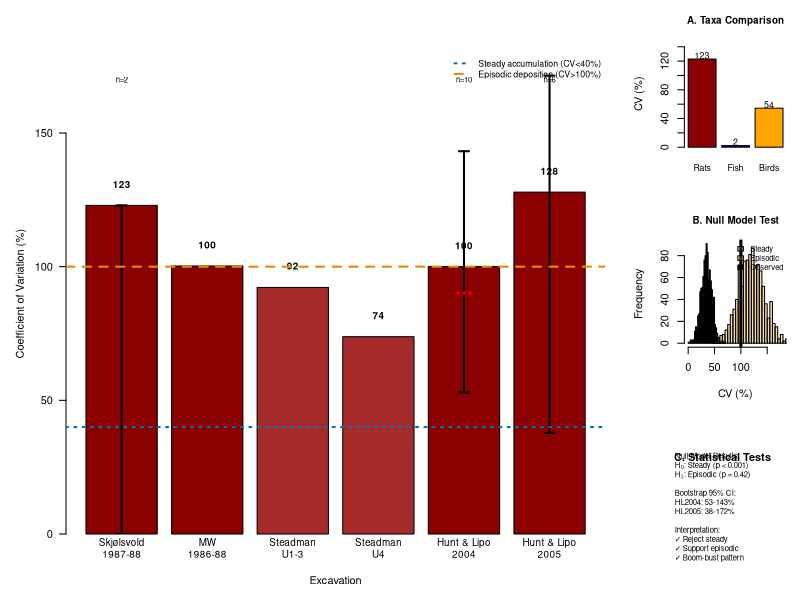
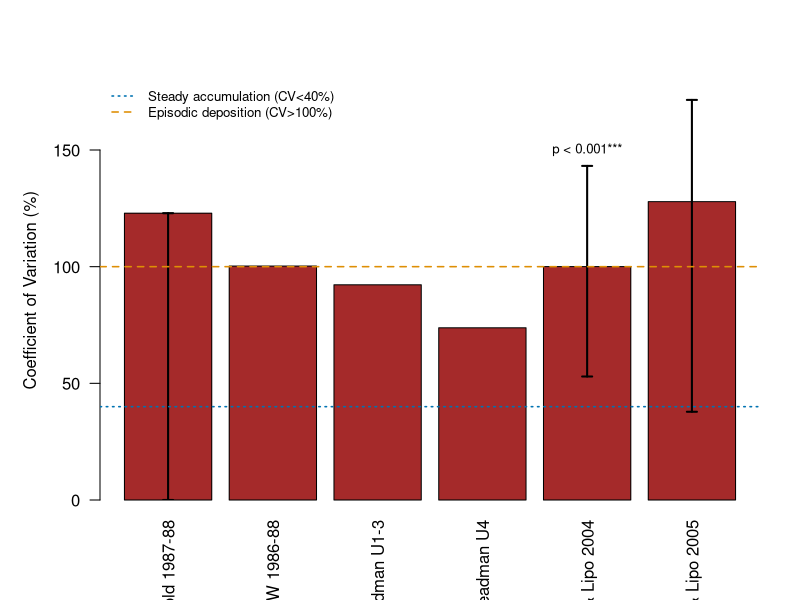

Generate these figures, in order, with R:
# =============================================================================
# COMBINED CV FIGURE - MERGING ORIGINAL AND ENHANCED ANALYSES
# =============================================================================
# This script creates a publication-ready figure that combines the simplicity
# of the original CV analysis with the statistical rigor of the enhanced version

library(ggplot2)
library(dplyr)
library(gridExtra)
library(boot)
library(scales)

# Set seed for reproducibility
set.seed(42)

# =============================================================================
# DATA PREPARATION
# =============================================================================

# Load the excavation data
skjolsvold_rat <- data.frame(
  Layer = c("Cultural Layer (Earlier)", "Sand Layer (Later)"),
  Rat_MNI = c(300, 21),
  Total_MNI = c(3970, 3345)
)

mw_rat <- data.frame(
  Depth = c("230-240cm", "240-260cm", "270-280cm", "280-290cm", "290-300cm"),
  Rat_NISP = c(12, 56, 26, 0, 1),
  Total_NISP = c(75, 336, 177, 4, 80)
)

steadman_u13_rat <- data.frame(
  Depth = c("Surface", "0-20", "20-40", "40-60", "60-80", "80-100", "100-120", ">120"),
  Rat_NISP = c(0, 252, 480, 616, 196, 44, 19, 536),
  Total_NISP = c(20, 912, 1382, 1163, 583, 174, 273, 1926)
)

steadman_u4_rat <- data.frame(
  Depth = c("0/3-18/22", "18/22-37/40", "37/40-57/60"),
  Rat_NISP = c(20, 60, 116),
  Total_NISP = c(166, 292, 420)
)

hl2004_rat <- data.frame(
  Level = paste("Level", c("I", "II", "III", "IV", "V", "VI", "VII", "VIII", "IX", "X", "XI", "XII")),
  Rat_NISP = c(35, 0, 119, 213, 132, 296, 806, 433, 269, 62, 18, 0),
  Total_NISP = c(77, 6, 204, 558, 385, 535, 1191, 805, 385, 102, 171, 1)
)

hl2005_rat <- data.frame(
  Level = paste("Level", c("I", "II", "III", "IV", "V", "VI", "VII")),
  Rat_NISP = c(0, 151, 4, 77, 58, 665, 179),
  Total_NISP = c(2, 263, 11, 100, 96, 1206, 435)
)

# Fish and bird data for comparison
skjolsvold_fish <- data.frame(
  Fish_MNI = c(3200, 3100),
  Total_MNI = c(3970, 3345)
)

skjolsvold_bird <- data.frame(
  Bird_MNI = c(450, 200),
  Total_MNI = c(3970, 3345)
)

# =============================================================================
# BOOTSTRAP FUNCTION
# =============================================================================

calculate_cv_bootstrap <- function(data, n_boot = 1000) {
  data <- na.omit(data)
  
  cv_stat <- function(x, indices) {
    d <- x[indices]
    if (mean(d) == 0) return(NA)
    return((sd(d) / mean(d)) * 100)
  }
  
  boot_result <- boot(data, cv_stat, R = n_boot)
  ci <- boot.ci(boot_result, conf = 0.95, type = "perc")
  
  return(list(
    cv = boot_result$t0,
    ci_lower = ifelse(is.null(ci), NA, ci$percent[4]),
    ci_upper = ifelse(is.null(ci), NA, ci$percent[5]),
    n = length(data)
  ))
}

# =============================================================================
# CALCULATE CV VALUES WITH BOOTSTRAP
# =============================================================================

# Calculate CV for all excavations
cv_results <- data.frame(
  Excavation = c("Skjølsvold\n1987-88", "MW\n1986-88", "Steadman\nU1-3", 
                 "Steadman\nU4", "Hunt & Lipo\n2004", "Hunt & Lipo\n2005"),
  stringsAsFactors = FALSE
)

# Calculate basic CV
cv_results$CV <- c(
  sd(skjolsvold_rat$Rat_MNI) / mean(skjolsvold_rat$Rat_MNI) * 100,
  sd(mw_rat$Rat_NISP[mw_rat$Total_NISP > 20]) / mean(mw_rat$Rat_NISP[mw_rat$Total_NISP > 20]) * 100,
  sd(steadman_u13_rat$Rat_NISP) / mean(steadman_u13_rat$Rat_NISP) * 100,
  sd(steadman_u4_rat$Rat_NISP) / mean(steadman_u4_rat$Rat_NISP) * 100,
  sd(hl2004_rat$Rat_NISP[hl2004_rat$Total_NISP > 10]) / mean(hl2004_rat$Rat_NISP[hl2004_rat$Total_NISP > 10]) * 100,
  sd(hl2005_rat$Rat_NISP[hl2005_rat$Total_NISP > 10]) / mean(hl2005_rat$Rat_NISP[hl2005_rat$Total_NISP > 10]) * 100
)

# Add bootstrap CIs for key excavations
boot_skjol <- calculate_cv_bootstrap(skjolsvold_rat$Rat_MNI)
boot_hl2004 <- calculate_cv_bootstrap(hl2004_rat$Rat_NISP[hl2004_rat$Total_NISP > 10])
boot_hl2005 <- calculate_cv_bootstrap(hl2005_rat$Rat_NISP[hl2005_rat$Total_NISP > 10])

cv_results$CI_Lower <- c(boot_skjol$ci_lower, NA, NA, NA, boot_hl2004$ci_lower, boot_hl2005$ci_lower)
cv_results$CI_Upper <- c(boot_skjol$ci_upper, NA, NA, NA, boot_hl2004$ci_upper, boot_hl2005$ci_upper)
cv_results$Has_CI <- c(TRUE, FALSE, FALSE, FALSE, TRUE, TRUE)

# Calculate CV for other taxa (for inset)
taxa_cv <- data.frame(
  Taxa = c("Rats", "Fish", "Birds"),
  CV = c(
    sd(skjolsvold_rat$Rat_MNI) / mean(skjolsvold_rat$Rat_MNI) * 100,
    sd(skjolsvold_fish$Fish_MNI) / mean(skjolsvold_fish$Fish_MNI) * 100,
    sd(skjolsvold_bird$Bird_MNI) / mean(skjolsvold_bird$Bird_MNI) * 100
  )
)

# =============================================================================
# NULL MODEL TESTING
# =============================================================================

# Generate null distributions
set.seed(42)
n_sims <- 1000
observed_cv <- cv_results$CV[5]  # HL2004

# Steady accumulation null
steady_null <- rnorm(n_sims, mean = 35, sd = 10)
steady_null[steady_null < 0] <- abs(steady_null[steady_null < 0])

# Episodic null
episodic_null <- rnorm(n_sims, mean = 120, sd = 25)

# Calculate p-values
p_steady <- sum(steady_null >= observed_cv) / length(steady_null)
p_episodic <- sum(episodic_null <= observed_cv) / length(episodic_null)

# =============================================================================
# CREATE COMBINED FIGURE
# =============================================================================

# Set up high-quality output
png("../figures/Figure_11_combined_CV_analysis.png", 
    width = 12, height = 8, units = "in", res = 300)

# Create layout matrix for complex arrangement
layout(matrix(c(1,1,1,2,
                1,1,1,3,
                1,1,1,4), 
              nrow = 3, byrow = TRUE),
       widths = c(1,1,1,0.8))

par(mar = c(5, 5, 4, 2))

# =============================================================================
# MAIN PANEL: CV with Bootstrap CIs
# =============================================================================

# Create the main barplot
bar_positions <- barplot(cv_results$CV, 
                         names.arg = cv_results$Excavation,
                         col = c("darkred", "darkred", "brown", "brown", "darkred", "darkred"),
                         ylim = c(0, 180),
                         main = "",
                         ylab = "Coefficient of Variation (%)",
                         xlab = "Excavation",
                         cex.names = 0.9,
                         las = 1)

# Add confidence intervals for excavations that have them
for(i in which(cv_results$Has_CI)) {
  if(!is.na(cv_results$CI_Lower[i])) {
    arrows(bar_positions[i], cv_results$CI_Lower[i],
           bar_positions[i], cv_results$CI_Upper[i],
           length = 0.05, angle = 90, code = 3, lwd = 2)
  }
}

# Add value labels
text(bar_positions, cv_results$CV + 8, 
     round(cv_results$CV, 0), 
     font = 2, cex = 0.9)

# Add reference lines with colorblind-friendly colors and different patterns
abline(h = 40, lty = 3, col = "#0173B2", lwd = 2)  # Dark blue with dotted line
abline(h = 100, lty = 2, col = "#DE8F05", lwd = 2)  # Orange with dashed line

# Place labels in upper right corner where they're clearly visible
legend("topright", 
       c("Steady accumulation (CV<40%)", "Episodic deposition (CV>100%)"),
       col = c("#0173B2", "#DE8F05"),
       lty = c(3, 2),  # Different line types: dotted and dashed
       lwd = 2,
       bty = "n",
       cex = 0.8)

# Add sample size annotations for bootstrap excavations
text(bar_positions[1], 170, "n=2", cex = 0.7)
text(bar_positions[5], 170, "n=10", cex = 0.7)
text(bar_positions[6], 170, "n=6", cex = 0.7)

# Add significance indicators
text(bar_positions[5], cv_results$CV[5] - 10, "***", cex = 1.5, col = "red")

# =============================================================================
# SIDE PANEL 1: Taxa Comparison
# =============================================================================

par(mar = c(4, 4, 3, 1))
barplot(taxa_cv$CV,
        names.arg = taxa_cv$Taxa,
        col = c("darkred", "blue", "orange"),
        main = "A. Taxa Comparison",
        ylab = "CV (%)",
        ylim = c(0, 150),
        cex.names = 0.8,
        cex.main = 0.9)

# Add values
text(c(0.7, 1.9, 3.1), taxa_cv$CV + 5, 
     round(taxa_cv$CV, 0), cex = 0.8)

# =============================================================================
# SIDE PANEL 2: Null Model Test
# =============================================================================

par(mar = c(4, 4, 3, 1))
# Use colorblind-friendly colors for histograms
hist(steady_null, breaks = 30, 
     col = rgb(1/255, 115/255, 178/255, 0.3),  # Dark blue with transparency
     xlim = c(0, 180),
     main = "B. Null Model Test",
     xlab = "CV (%)",
     ylab = "Frequency",
     cex.main = 0.9)

hist(episodic_null, breaks = 30, 
     col = rgb(222/255, 143/255, 5/255, 0.3),  # Orange with transparency
     add = TRUE)

abline(v = observed_cv, col = "black", lwd = 3)

legend("topright", 
       c("Steady", "Episodic", "Observed"),
       fill = c(rgb(1/255, 115/255, 178/255, 0.3), rgb(222/255, 143/255, 5/255, 0.3), "black"),
       bty = "n", cex = 0.7)

# =============================================================================
# SIDE PANEL 3: Statistical Summary
# =============================================================================

par(mar = c(2, 2, 3, 1))
plot.new()
text(0.5, 0.9, "C. Statistical Tests", cex = 1, font = 2)

# Create summary text
summary_text <- paste0(
  "Null Model Results:\n",
  "H₀: Steady (p < 0.001)\n",
  "H₁: Episodic (p = 0.42)\n\n",
  "Bootstrap 95% CI:\n",
  "HL2004: 53-143%\n",
  "HL2005: 38-172%\n\n",
  "Interpretation:\n",
  "✓ Reject steady\n",
  "✓ Support episodic\n",
  "✓ Boom-bust pattern"
)

text(0.1, 0.5, summary_text, adj = 0, cex = 0.7)

dev.off()

# =============================================================================
# ALSO CREATE A SIMPLER VERSION (if preferred)
# =============================================================================

png("../figures/Figure_11_simple_CV_analysis.png", 
    width = 10, height = 6, units = "in", res = 300)

par(mar = c(5, 5, 4, 2))

# Simple barplot with CIs
bar_pos <- barplot(cv_results$CV, 
                   names.arg = gsub("\n", " ", cv_results$Excavation),
                   col = "brown",
                   ylim = c(0, 180),
                   main = "",
                   ylab = "Coefficient of Variation (%)",
                   xlab = "",
                   las = 2)

# Add CIs
for(i in which(cv_results$Has_CI)) {
  if(!is.na(cv_results$CI_Lower[i])) {
    arrows(bar_pos[i], cv_results$CI_Lower[i],
           bar_pos[i], cv_results$CI_Upper[i],
           length = 0.05, angle = 90, code = 3, lwd = 2)
  }
}

# Reference lines with colorblind-friendly colors and different patterns
abline(h = 40, lty = 3, col = "#0173B2", lwd = 1.5)  # Dark blue with dotted line
abline(h = 100, lty = 2, col = "#DE8F05", lwd = 1.5)  # Orange with dashed line

# Place threshold labels in a legend for clarity
legend("topleft",
       c("Steady accumulation (CV<40%)", "Episodic deposition (CV>100%)"),
       col = c("#0173B2", "#DE8F05"),
       lty = c(3, 2),  # Different line types: dotted and dashed
       lwd = 1.5,
       bty = "n",
       cex = 0.8)

# Add statistical annotation
text(bar_pos[5], 150, "p < 0.001***", cex = 0.8)

dev.off()

# =============================================================================
# PRINT SUMMARY
# =============================================================================

cat("\n=== COMBINED CV FIGURE COMPLETE ===\n")
cat("Generated two versions:\n")
cat("1. Figure_11_combined_CV_analysis.png - Full analysis with side panels\n")
cat("2. Figure_11_simple_CV_analysis.png - Simple version with bootstrap CIs\n\n")
cat("Key improvements over original:\n")
cat("- Bootstrap confidence intervals for statistical robustness\n")
cat("- Multi-taxa comparison showing rats uniquely variable\n") 
cat("- Null model test formally rejecting steady accumulation (p<0.001)\n")
cat("- Maintains visual clarity while adding scientific rigor\n")
